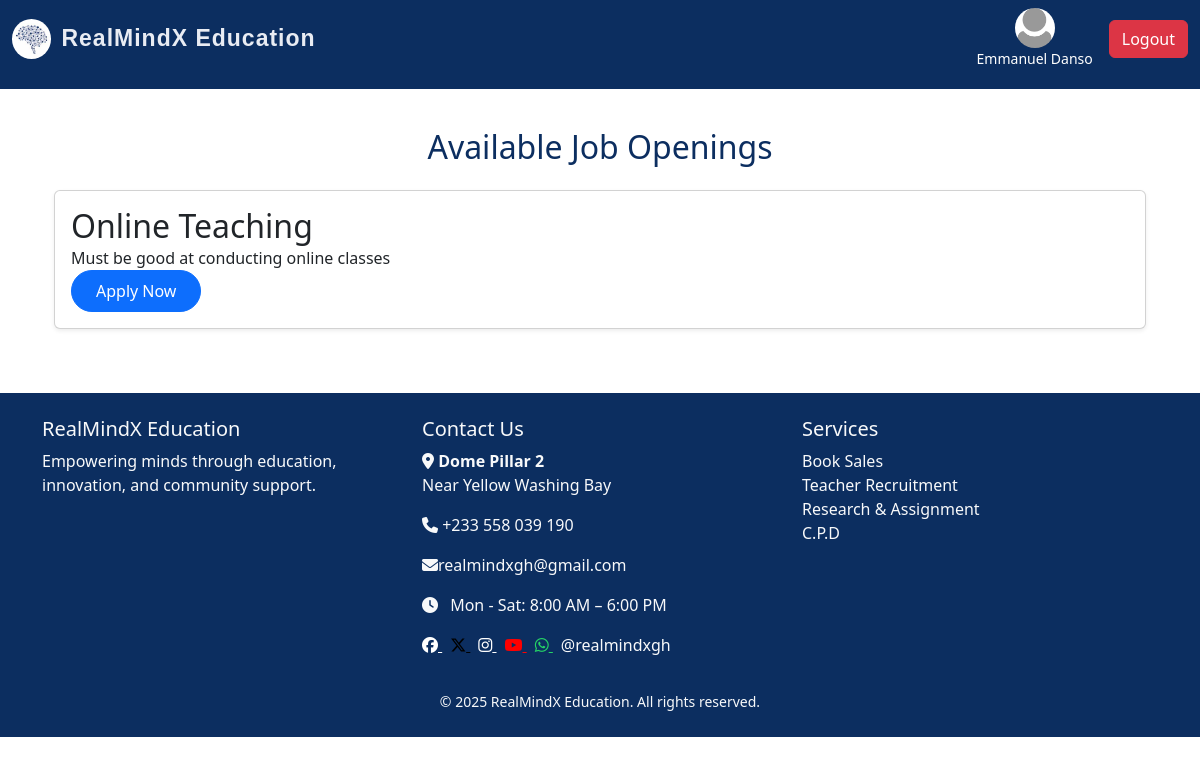
/job (signed in), run on the app's committed database.
### realmind/models/user.py (models this page shows, shortened)
class User(UserMixin, db.Model):
    id = db.Column(db.Integer, primary_key=True)
    username = db.Column(db.String(150), nullable=False)
    email = db.Column(db.String(150), unique=True, nullable=False)
    password = db.Column(db.String(150), nullable=False)
    profile_pic = db.Column(db.String(200), nullable=True)
    applications = db.relationship('Application', backref='user', lazy=True)
    @property
    def is_admin(self):
        return False

### realmind/models/job.py (models this page shows)
class JobPost(db.Model):
    id = db.Column(db.Integer, primary_key=True)
    title = db.Column(db.String(150), nullable=False)
    description = db.Column(db.Text, nullable=False)
    job_type = db.Column(db.String(50))
    requirements = db.Column(db.Text, nullable=False)
    date_posted = db.Column(db.DateTime, default=datetime.utcnow)
    admin_id = db.Column(db.Integer, db.ForeignKey('admin.id'), nullable=False)
    applications = db.relationship('Application', backref='job', cascade='all, delete-orphan', lazy=True)

### realmind/routes/jobs_routes.py (the view)
@job_bp.route("/job")
def job():
    jobs = JobPost.query.order_by(JobPost.id.desc()).all()
    return render_template("jobs.html", title="Job", jobs=jobs)

### realmind/templates/jobs.html
{% extends 'index.html' %}
{% block content %}
<div class="container mt-4">
    <h2 class="text-center mb-4">Available Job Openings</h2>
    {% for job in jobs %}
    <div class="card mb-3 shadow-sm">
        <div class="card-body">
            <h2 class="card-title">{{ job.title }}</h2>
            <p class="card-title">{{ job.description[:100] }}</p>
            <form action="{{ url_for('user.apply_homepage', job_id=job.id) }}" method="post">
                <button type="submit" class="btn btn-primary rounded-pill px-4 py-2">
                    Apply Now
                </button>
            </form>
        </div>
    </div>
    {% else %}
    <div class="alert alert-info text-center" role="alert">
        No job openings available at the moment.
    </div>
    {% endfor %}
</div>
{% endblock %}

### realmind/templates/index.html (shortened to what this page needs)
<!DOCTYPE html>
<html lang="en">
<head>
  <link rel="stylesheet" href="https://cdn.jsdelivr.net/npm/bootstrap@5.3.3/dist/css/bootstrap.min.css">
  <link rel="stylesheet" href="https://cdnjs.cloudflare.com/ajax/libs/font-awesome/6.6.0/css/all.min.css">
  <link rel="stylesheet" href="{{ url_for('static', filename='main.css') }}">
</head>
<body>
<nav class="navbar navbar-expand-lg navbar-dark bg-steel fixed-top">
  <div class="container-fluid">
<a class="navbar-brand d-flex align-items-center"
   href="{% if current_user.is_authenticated %}
            {% if current_user.is_admin %}
              {{ url_for('admin.admin_dashboard') }}
            {% else %}
              {{ url_for('user.users_dashboard') }}
            {% endif %}
         {% else %}
            {{ url_for('main.home') }}
         {% endif %}">
  <img src="{{ url_for('static', filename='images/brain.jpg') }}" alt="Logo" style="height: 40px; border-radius: 50%; margin-right: 10px;">
  RealMindX Education
</a>
    <div class="collapse navbar-collapse justify-content-end" id="navbarNav">
      <ul class="navbar-nav">
        {% if current_user.is_authenticated %}
        <li class="nav-item d-flex align-items-center ms-2">
          <div class="d-flex flex-column align-items-center text-white me-3">
            {% if current_user.profile_pic %}
              <img src="{{ url_for('static', filename='uploads/' ~ current_user.profile_pic) }}"
                   alt="Profile"
                   style="width: 40px; height: 40px; border-radius: 50%; object-fit: cover;">
            {% else %}
              <img src="{{ url_for('static', filename='images/default-profile.webp') }}"
                   alt="Default Profile"
                   style="width: 40px; height: 40px; border-radius: 50%; object-fit: cover;">
            {% endif %}
            <small>{{ current_user.username }}</small>
          </div>
          <a class="btn btn-danger" href="{{ url_for('auth.logout') }}">Logout</a>
        </li>
        {% endif %}
      </ul>
    </div>
  </div>
</nav>
<main class="container mt-5 pt-4">
  {% block content %}{% endblock %}
</main>
{% if not (current_user.is_authenticated and current_user.is_admin) %}
  {% include 'footer.html' %}
{% endif %}
</body>
</html>

### realmind/static/main.css (style rules this page uses)
html,body { position: relative; color: #0f0505; display: flex; flex-direction: column; margin: 0; margin-top: 1.0rem; }
.container { flex: 1; }
.navbar { margin-bottom: 0; padding-bottom: 20px; }
.navbar-brand { text-decoration: none; font-family: "Poppins", sans-serif; font-size: 23px; font-weight: bold; color:rgb(233, 236, 243); letter-spacing: 1px; }
.bg-steel { background-color: #0C2E60; }
.navbar-nav a { font-size: 16px; font-weight: 400; display: flex; align-items: center; gap: 5px; color: #ffffff; }
.card { flex: 1; display: flex; flex-direction: column; }
h1, h2, h3, h4 { color: #0C2E60; }
.card-title { margin-bottom: 0; }
label, button { font-size: 20px; }

### data on the page
User: username "Emmanuel Danso"
JobPost: title "Online Teaching", description "Must be good at conducting online classes"
